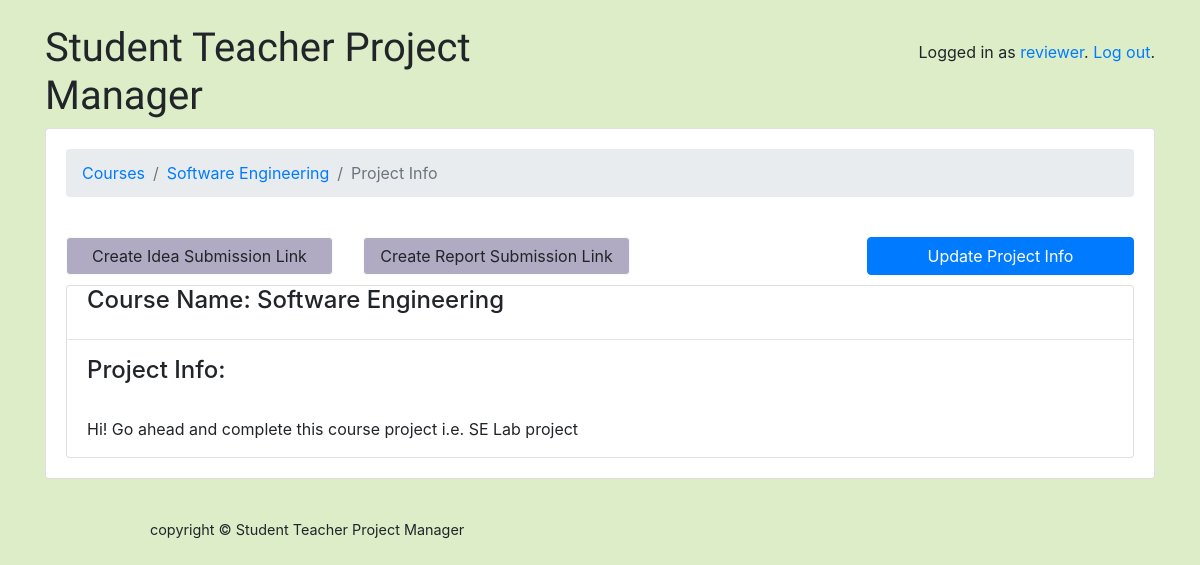
The page /classroom/mycourses/1/project_info/ (signed in) on the database its author committed.
### classroom/models.py (models this page shows, shortened)
class User(AbstractUser):
	is_student = models.BooleanField(default=False)
	is_teacher = models.BooleanField(default=False)
	is_reviewer = models.BooleanField(default=False)
	image = models.ImageField(upload_to =user_directory_path, default='user.png')
	phone_regex = RegexValidator(regex=r'^\+?1?\d{9,15}$')
	phone_number = models.CharField(validators=[phone_regex], max_length=17, blank=True)
	assigned_projects = models.IntegerField(default=0)

class Course(models.Model):
	owner = models.ForeignKey(User, on_delete=models.CASCADE, related_name='courses')
	name = models.CharField(max_length=500)
	classes=(
		('a', 'B. Tech'),
		('b', 'M. Tech'),
		('c', 'MCA'),
		('d',  'PhD'),
	)
	cls = models.CharField(max_length=1, choices=classes)
	sems =(
		('1',  '1'),
		('2',  '2'),
		('3',  '3'),
		('4',  '4'),
		('5', '5'),
		('6', '6'),
		('7', '7'),
		('8', '8'),
	)
	semester = models.CharField(max_length=1, choices=sems)
	deps = (
		('a', 'Department of Computer Science and Engineering'),
		('b', 'Department of Information Technology'),
		('c', 'Department of Electronics & Communication Engineering'),
		('d',  'Department of Electrical and Electronics Engineering'),
		('e', 'Department of Mechanical Engineering'),
		('f', 'Department of Civil Engineering'),
		('g', 'Department of Mathematical and Computational Sciences'),
		('h', 'Department of Mining Engineering'),
		('i', 'Department of Chemical Engineering'),
		('j', 'Department of Metallurgical and Materials Engineering'),
		('k', 'Department of Applied Mechanics and Hydraulics'),
		('l', 'Department of Physics'),
		('m', 'Department of Chemistry'),
		('n', 'Department of Placement and Training'),
		('o', 'School of Management'),
	)
	department = models.CharField(max_length=1, choices = deps)
	info = models.CharField(max_length=100000)
	project_details = models.CharField(max_length=1000000, default='')

### classroom/views/teachers.py (the view, shortened to what this page needs)
# urls.py: path('classroom/mycourses/<int:pk>/project_info/', teachers.ProjectInfoView.as_view(), name='project_info'),
@method_decorator([login_required], name='dispatch')
class ProjectInfoView(DetailView):
	model = Course
	template_name='classroom/teachers/project_info.html'

### classroom/templates/classroom/teachers/project_info.html
{% extends 'base.html' %}
{% block content %}
  <nav aria-label="breadcrumb">
    <ol class="breadcrumb">
      <li class="breadcrumb-item"><a href="{% url 'my_courses' %}">Courses</a></li>
      <li class="breadcrumb-item"><a href="{% url 'course_teacher_page' course.pk %}">{{ course.name }}</a></li>
	  <li class="breadcrumb-item active" aria-current="page">Project Info</li>
    </ol>
  </nav>
  <br>
  <div>
	<a href="#" class="btn btn-light text-center" style="float:left;width:25%;background-color: #b0aac2;" role = "button">Create Idea Submission Link</a>
	<a href="#" class="btn btn-light text-center" style="float:left;width:25%; margin-left:30px;background-color: #b0aac2;" role = "button">Create Report Submission Link</a>
	<a href="{% url 'update_project_info' course.pk %}" class="btn btn-primary text-center" style="float:right; width:25%;" role="button">Update Project Info</a>
  </div>
  <br><br>
  <div class="card">
      <h4 style="margin-left:20px;"> Course Name: {{ course.name }}</h4>
      <hr/>
      <h4 style="margin-left:20px;">Project Info: </h4>
      <br>
      <p style="margin-left:20px;">{{course.project_details}}</p>
  </div>
{% endblock %}

### templates/base.html (shortened to what this page needs)
{% load static %}<!doctype html>
<html lang="en">
  <head>
    <link rel="stylesheet" href="https://maxcdn.bootstrapcdn.com/bootstrap/4.0.0/css/bootstrap.min.css">
    <link rel="stylesheet" type="text/css" href="{% static 'vendor/fontello-2f186091/css/fontello.css' %}">
    <link rel="stylesheet" type="text/css" href="{% static 'css/app.css' %}">
    {% if user.is_authenticated and user.is_teacher %}
      <link rel="stylesheet" type="text/css" href="{% static 'css/teachers.css' %}">
    {% elif user.is_authenticated and user.is_student %}
      <link rel="stylesheet" type="text/css" href="{% static 'css/students.css' %}">
	{% elif user.is_authenticated and user.is_reviewer %}
	  <link rel="stylesheet" type="text/css" href="{% static 'css/reviewers.css' %}">
    {% endif %}
  </head>
  <body >
	<div class="container my-4">
      <div class="row">
        <div class="col-xl-12 col-md-12 col-sm-12">
          <div class="row">
            <div class="col-6">
              <h1 class="logo">
                <a href="{% url 'home' %}">
                  Student Teacher Project Manager
                </a>
              </h1>
            </div>
            <div class="col-6 text-right">
              {% if user.is_authenticated %}
                <p class="pt-3">Logged in as <a href="{% url 'profile' %}">{{ user.username }}</a>. <a href="{% url 'logout' %}">Log out</a>.</p>
              {% else %}
                <a href="{% url 'login' %}" class="btn btn-primary" role="button">Log in</a>
                <a href="{% url 'signup' %}" class="btn btn-primary" role="button">Sign up</a>
              {% endif %}
            </div>
          </div>
          <div class="card mb-3">
            <div class="card-body">
              {% block content %}
              {% endblock %}
            </div>
          </div>
        </div>
      </div>
    </div>
  </body>
  <footer style="margin-left:150px;">
            copyright © Student Teacher Project Manager
  </footer>
</html>

### static/css/app.css (style rules this page uses)
.logo { font-family: 'Clicker Script', cursive; }
.logo a { color: #212529; text-decoration: none; }
footer { font-size: .9rem; }

### static/css/reviewers.css (style rules this page uses)
body { background-color: #dcedc8; }

### rows shown on the page
User: username "reviewer"
Course: name "Software Engineering", project_details "Hi! Go ahead and complete this course project i.e. SE Lab project"
